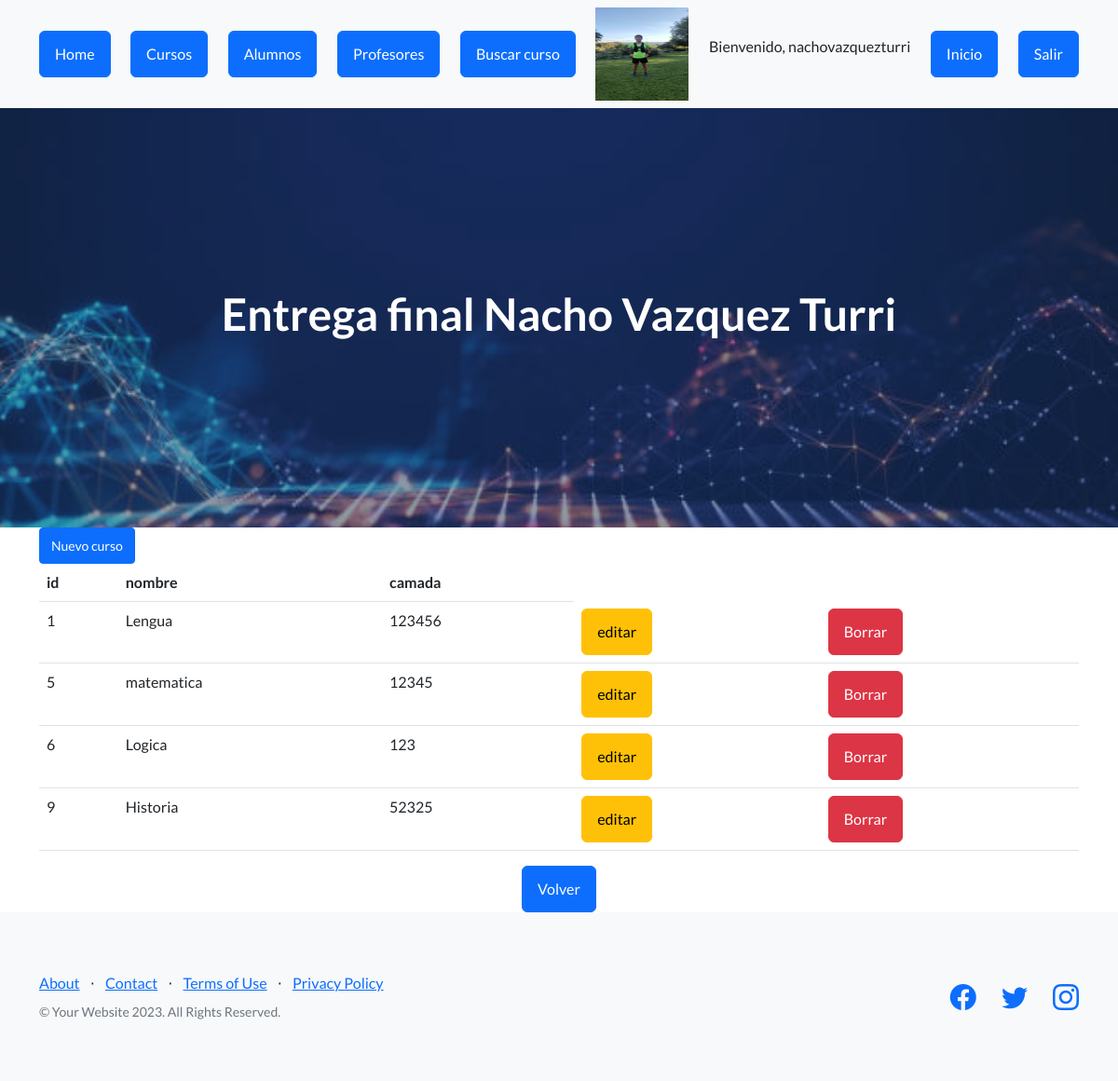
The app's page /AppCoder/ver_cursos (signed in), older data.
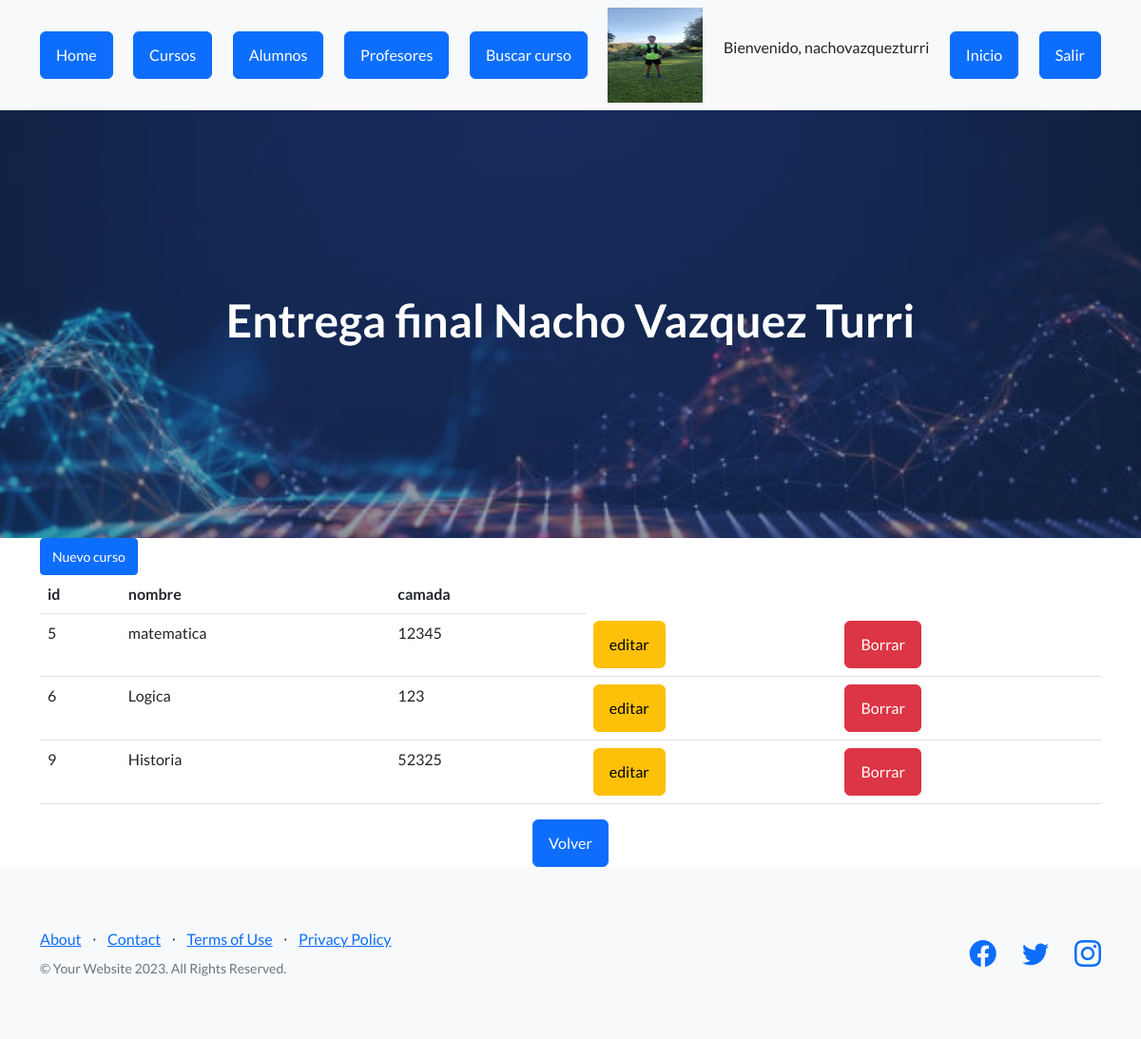
The same page, newer data.
### AppCoder/models.py (models this page shows, shortened)
class Curso(models.Model):
    nombre = models.CharField(max_length=40)
    camada = models.IntegerField()

### AppCoder/views.py (the view)
# urls.py: path("ver_cursos" , views.ver_cursos , name= "cursos"),
@login_required
def ver_cursos(request):
    cursos = Curso.objects.all()
    avatares = Avatar.objects.filter(user=request.user.id)
    url_avatar = avatares[0].imagen.url if avatares.exists() else None
    dicc = {"cursos" : cursos }
    plantilla = loader.get_template("cursos.html")
    documento = plantilla.render(dicc)
    return render(request , "cursos.html", {"cursos": cursos,"url_avatar":url_avatar if avatares.exists () else None})

### AppCoder/template/cursos.html
{%  extends 'padre.html'   %}
{% load static %}
{% block contenido %}
    <main class = container>
        <a href="alta_curso" class = "btn btn-primary btn-sm"  >Nuevo curso    </a>
        <table class="table">
            <thead>
                <tr>
                    <th>id</th>
                    <th>nombre</th>
                    <th>camada</th>
                </tr>
            </thead>
            <tbody>
                {% for n in cursos %}
                <tr>
                    <td>{{n.id}}</td>
                    <td>{{n.nombre}}</td>
                    <td>{{n.camada}}</td>
                    <td><a href = "{% url 'editar_curso' n.id %}" class = "btn btn-warning btn-small" >editar</a></td>
                    <td><a href = "{% url 'elimina_curso' n.id %}" class = "btn btn-danger" >Borrar</a></td>
                </tr>
                {% endfor %}
            </tbody>
        </table>
        <div class="text-center">
            <a href="{% url 'home' %}" class="btn btn-primary">Volver</a>
        </div>
    </main>
{% endblock %}

### AppCoder/template/padre.html (shortened to what this page needs)
<!DOCTYPE html>
<html lang="en">
    <head>
        {% load static %}
        <link href="https://cdn.jsdelivr.net/npm/bootstrap-icons@1.5.0/font/bootstrap-icons.css" rel="stylesheet" type="text/css" />
        <link href="{% static 'AppCoder/css/Styles.css' %}" rel="stylesheet" />
    </head>
    <body>
        <nav class="navbar navbar-light bg-light static-top">
            <div class="container">
                <a class="btn btn-primary" href="{% url 'home' %}">Home</a>
                {% if request.user.is_authenticated %}
                <a class="btn btn-primary" href="{% url 'cursos' %}">Cursos</a>
                {% endif %}
                <a class="btn btn-primary" href="{% url 'alumnos' %}">Alumnos</a>
                <a class="btn btn-primary" href="{% url 'profesores' %}">Profesores</a>
                <a class="btn btn-primary" href="{% url 'buscar_curso' %}">Buscar curso</a>
                {% if  request.user.is_authenticated %}
                <img src="{{url_avatar}}" alt="" width="100px" height="100px">
                <p>Bienvenido, {{user.username}}</p>
                <a class="btn btn-primary" href="{% url 'inicio' %}">Inicio</a>
                <form action=" {% url 'Logout' %}" method="POST">
                    <button type="submit" class="btn btn-primary">Salir</button>
                </form>
                {% endif %}
            </div>
        </nav>
        <header class="masthead" style="background-image: url('{% static "AppCoder/assets/img/istockphoto-1460853312-612x612.jpg" %}');">
            <div class="container position-relative">
                <h1 class="text-center" style="color:white">Entrega final Nacho Vazquez Turri</h1>
            </div>
        </header>
        {% block contenido %}
        {% endblock %}
        <footer class="footer bg-light">
            <div class="container">
                <div class="row">
                    <div class="col-lg-6 h-100 text-center text-lg-start my-auto">
                        <ul class="list-inline mb-2">
                            <li class="list-inline-item"><a href="#!">About</a></li>
                            <li class="list-inline-item">⋅</li>
                            <li class="list-inline-item"><a href="#!">Contact</a></li>
                            <li class="list-inline-item">⋅</li>
                            <li class="list-inline-item"><a href="#!">Terms of Use</a></li>
                            <li class="list-inline-item">⋅</li>
                            <li class="list-inline-item"><a href="#!">Privacy Policy</a></li>
                        </ul>
                        <p class="text-muted small mb-4 mb-lg-0">&copy; Your Website 2023. All Rights Reserved.</p>
                    </div>
                    <div class="col-lg-6 h-100 text-center text-lg-end my-auto">
                        <ul class="list-inline mb-0">
                            <li class="list-inline-item me-4">
                                <a href="#!"><i class="bi-facebook fs-3"></i></a>
                            </li>
                            <li class="list-inline-item me-4">
                                <a href="#!"><i class="bi-twitter fs-3"></i></a>
                            </li>
                            <li class="list-inline-item">
                                <a href="#!"><i class="bi-instagram fs-3"></i></a>
                            </li>
                        </ul>
                    </div>
                </div>
            </div>
        </footer>
    </body>
</html>

Row changes from the older to the newer data that the page shows:
removed Curso: id "1", nombre "Lengua", camada "123456"
